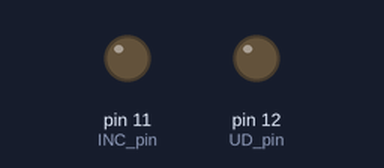
Simulated run of this sketch. Board: Arduino Uno, built with avr-gcc and run on an emulated ATmega328P. On the bench: output pins drawn as LEDs (lit = HIGH). Pins used as bus, display or sensor lines are not drawn; what the sketch prints to the serial monitor is not drawn.

Above: at 0.1 s.
At 1.2 s:
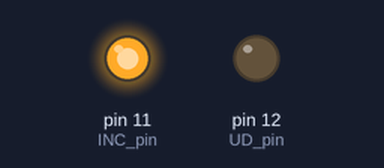
Timing chart, 0 to 2.7 s (numbered marks = the images above):
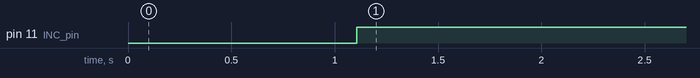

The sketch:

fuel.ino
```cpp
#include <SoftwareSerial.h>
#include <TimeLib.h>

#define TIME_MSG_LEN 11  // time sync to PC is HEADER followed by unix time_t as ten ascii digits
#define TIME_HEADER 'T'  // Header tag for serial time sync message

//8 start low->high
const int INC_pin = 11;
//9 direction low - high +
const int UD_pin = 12;
//10 set low to use chip
const int CS_pin = 13;
const int step = 50;
int count = 0;
void setup() {
  Serial.begin(9600);
  pinMode(LED_BUILTIN, OUTPUT);
  pinMode(INC_pin, OUTPUT);
  pinMode(UD_pin, OUTPUT);
  pinMode(CS_pin, OUTPUT);
}

void minval() {
  digitalWrite(UD_pin, LOW);
  int i = 0;
  for (i = 120; i > 0; i--) {
    digitalWrite(INC_pin, LOW);
    delayMicroseconds(2);
    digitalWrite(INC_pin, HIGH);
    delay(10);
  }
}
void maxval() {
  int i = 0;
  digitalWrite(UD_pin, LOW);
  for (i = 120; i > 0; i--) {
    digitalWrite(INC_pin, LOW);
    delayMicroseconds(2);
    digitalWrite(INC_pin, HIGH);
    delay(10);
  }
  digitalWrite(UD_pin, HIGH);
  for (i = 50; i > 0; i--) {
    digitalWrite(INC_pin, LOW);
    delayMicroseconds(2);
    digitalWrite(INC_pin, HIGH);
    delay(10);
  }
}
void zeroval() {
  digitalWrite(UD_pin, LOW);
  int i = 0;
  for (i = 120; i > 0; i--) {
    digitalWrite(INC_pin, LOW);
    delayMicroseconds(2);
    digitalWrite(INC_pin, HIGH);
    delay(100);
  }
}
void upval() {
  digitalWrite(UD_pin, HIGH);
  int i = 0;
  for (i = 1; i > 0; i--) {
    digitalWrite(INC_pin, LOW);
    delayMicroseconds(2);
    digitalWrite(INC_pin, HIGH);
    delay(100);
  }
}
void downval() {
  digitalWrite(UD_pin, LOW);
  int i = 0;
  for (i = 1; i > 0; i--) {
    digitalWrite(INC_pin, LOW);
    delayMicroseconds(2);
    digitalWrite(INC_pin, HIGH);
    delay(100);
  }
}
void digitalClockDisplay() {
  // digital clock display of the time
  Serial.print(hour());
  printDigits(minute());
  printDigits(second());
  Serial.print(" ");
  Serial.print(day());
  Serial.print(" ");
  Serial.print(month());
  Serial.print(" ");
  Serial.print(year());
  Serial.println();
}
void loop() {
  if (Serial.available()) {
    processSyncMessage();
  }
  digitalClockDisplay();
  delay(1000);
  digitalWrite(LED_BUILTIN, HIGH);
  delay(50);
  digitalWrite(LED_BUILTIN, LOW);
  delay(50);
  digitalWrite(CS_pin, LOW);

  int currhour = hour();
  int currminute = minute();
  bool up = false;
  bool down = false;
  bool min = false;
  bool max = false;
  bool zero = false;

  int remainhour = 18 - currhour - 1;
  int remainminute = 60 - currminute;
  int remaincycle = ((remainhour * 60) + remainminute) / 10;

  //offline
  if (remaincycle < 50 && count == 0 && ((remainhour * 60 + remainminute) < 500)) {
    //clear all
    zeroval();
    //step to remain val
    int j = 0;
    for (j = 50 - remaincycle; j > 0; j--) {
      upval();
      count++;
    }

  } else {
    //normal step starts at 09.25
    if (((remainhour * 60 + remainminute) < 515) && (count <= 50) && (remaincycle >= 0) && (50 - count) >= remaincycle) {
      up = true;
      count++;
    }
  }
  if (count > 50) {
    //overtime work
    zero = true;
    up = false;
  }
  if (currhour < 9) {
    //keep zero before 9am
    zero = true;
    up = false;
  }
  if (remainhour <= 0 && remainminute <= 15) {
    //zero when time used up
    zero = true;
    up = false;
  }
  if (remaincycle <= 0) {
    //zero when time used up
    zero = true;
    up = false;
  }

  //+10
  if (up) {
    upval();
  }
  //-10
  if (down) {
    downval();
  }
  if (min) {
    minval();
  }
  //set to 270
  if (max) {
    maxval();
  }
  //morning time set val to 38.5
  if (zero) {
    zeroval();
  }
}

void printDigits(int digits) {
  // utility function for digital clock display: prints preceding colon and leading 0
  Serial.print(":");
  if (digits < 10)
    Serial.print('0');
  Serial.print(digits);
}
void processSyncMessage() {
  unsigned long pctime;
  const unsigned long DEFAULT_TIME = 1678266000;
  pctime = Serial.parseInt();
  if (pctime >= DEFAULT_TIME) {  // check the integer is a valid time (greater than Jan 1 2013)
    setTime(pctime);             // Sync Arduino clock to the time received on the serial port
  }
}
```

Measured:
- by itself, pin 11 (INC_pin): LOW → HIGH at 1.1 s
